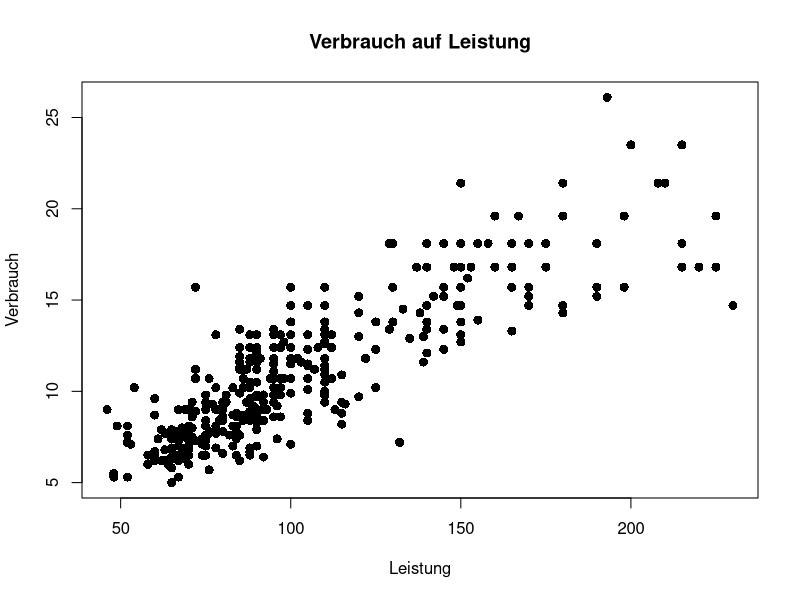
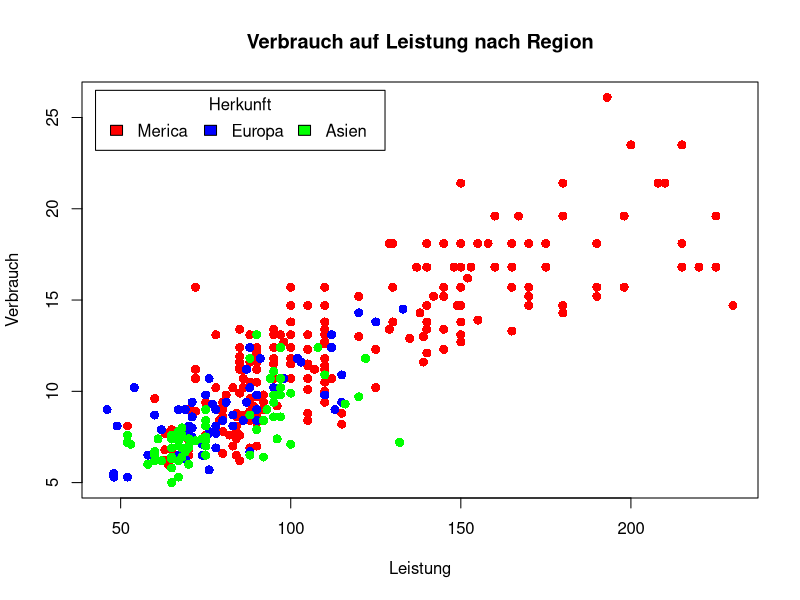
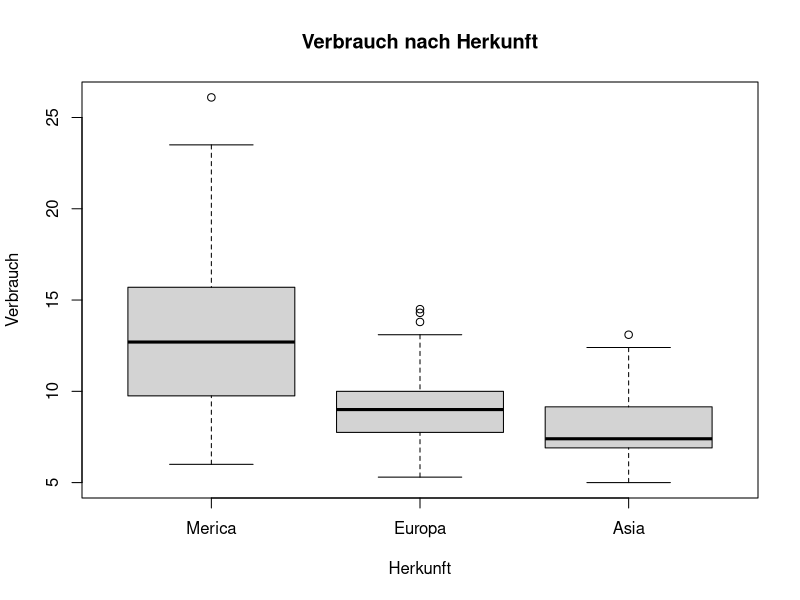

Recreate these plots in R, in order.
setwd("/home/tjorven/Git/KI-B-4/KI-B-4-Machine_Learning")
data <- read.csv("Daten/autos.csv", header = TRUE, sep = ",", fill = TRUE, stringsAsFactors = TRUE)

data$Herkunft <- as.factor(data$Herkunft)

# summary(data)

print("Verbrauch")
verbrauch <- data$Verbrauch
mean(verbrauch)
median(verbrauch)
sd(verbrauch)

print("Zylinder")
zylinder <- data$Zylinder
mean(zylinder)
median(zylinder)
sd(zylinder)

print("Hubraum")
hubraum <- data$Hubraum
mean(hubraum)
median(hubraum)
sd(hubraum)

plot(data$Leistung, data$Verbrauch,
     pch = 16,
     col = "black",
     main = "Verbrauch auf Leistung",
     xlab = "Leistung",
     ylab = "Verbrauch",
     cex = 1.2)

merica <- subset(data, Herkunft == 1)
europa <- subset(data, Herkunft == 2)
asia <- subset(data, Herkunft == 3)

print("Verbrauch Mean Merica")
mean(merica$Verbrauch)
print("Verbrauch Mean Europa")
mean(europa$Verbrauch)
print("Verbrauch Mean Asia")
mean(asia$Verbrauch)

plot(merica$Leistung, merica$Verbrauch,
     col = "red", pch = 16,
     xlab = "Leistung",
     ylab = "Verbrauch",
     main = "Verbrauch auf Leistung nach Region",
     xlim = range(c(merica$Leistung, europa$Leistung, asia$Leistung)),
     ylim = range(c(merica$Verbrauch, europa$Verbrauch, asia$Verbrauch)),
     cex = 1.2)
points(europa$Leistung, europa$Verbrauch, col = "blue", pch = 16, cex = 1.2)
points(asia$Leistung, asia$Verbrauch, col = "green", pch = 16, cex = 1.2)

legend("topleft",
       title = "Herkunft",
       c("Merica", "Europa", "Asien"),
       horiz = TRUE,
       inset = .02,
       fill = c("red", "blue", "green"),
       bty = "o")


boxplot(merica$Verbrauch, europa$Verbrauch, asia$Verbrauch,
        data = data,
        names = c("Merica", "Europa", "Asia"),
        main = "Verbrauch nach Herkunft",
        xlab = "Herkunft", ylab = "Verbrauch")

print("Korrelation Verbrauch und Leistung")
cor(data$Verbrauch, data$Leistung)

print("Korrelation Verbrauch und Gewicht")
cor(data$Verbrauch, data$Gewicht)
